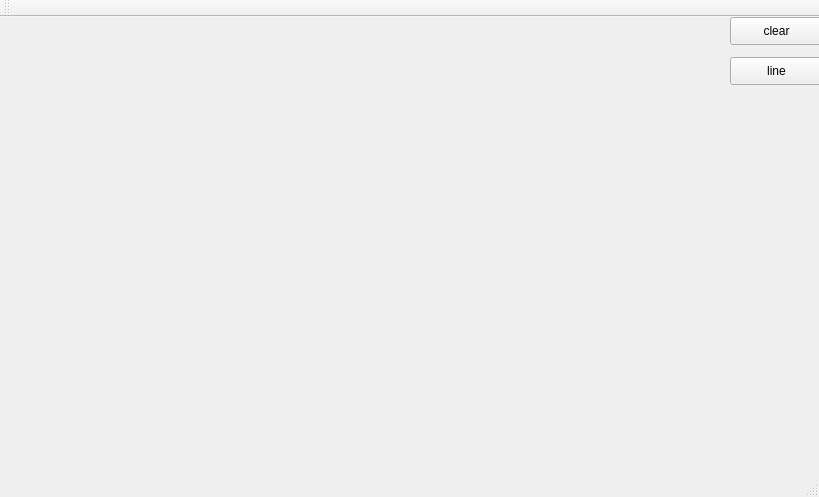
<?xml version="1.0" encoding="UTF-8"?>
<ui version="4.0">
 <class>MainWindow</class>
 <widget class="QMainWindow" name="MainWindow">
  <property name="geometry">
   <rect>
    <x>0</x>
    <y>0</y>
    <width>819</width>
    <height>497</height>
   </rect>
  </property>
  <property name="windowTitle">
   <string>MainWindow</string>
  </property>
  <widget class="QWidget" name="centralWidget">
   <widget class="QPushButton" name="pushButton">
    <property name="geometry">
     <rect>
      <x>730</x>
      <y>0</y>
      <width>93</width>
      <height>28</height>
     </rect>
    </property>
    <property name="text">
     <string>clear</string>
    </property>
   </widget>
   <widget class="QPushButton" name="pushButton_2">
    <property name="geometry">
     <rect>
      <x>730</x>
      <y>40</y>
      <width>93</width>
      <height>28</height>
     </rect>
    </property>
    <property name="text">
     <string>line</string>
    </property>
   </widget>
  </widget>
  <widget class="QMenuBar" name="menuBar">
   <property name="geometry">
    <rect>
     <x>0</x>
     <y>0</y>
     <width>819</width>
     <height>26</height>
    </rect>
   </property>
  </widget>
  <widget class="QToolBar" name="mainToolBar">
   <attribute name="toolBarArea">
    <enum>TopToolBarArea</enum>
   </attribute>
   <attribute name="toolBarBreak">
    <bool>false</bool>
   </attribute>
  </widget>
  <widget class="QStatusBar" name="statusBar"/>
 </widget>
 <layoutdefault spacing="6" margin="11"/>
 <resources/>
 <connections/>
</ui>
